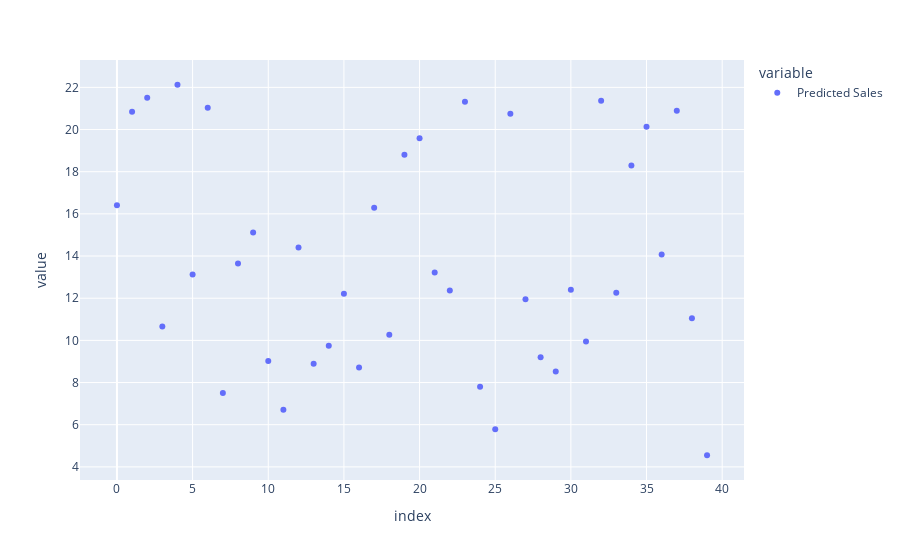

The code cell stored with this chart in its notebook:
### Markdown cell above
#09 -> Import Plotly library to visulization of data (variable == Predicated scale)

### Code cell
import plotly.express as px
px.scatter(data,color_continuous_scale="rgb")

### Figure 1 — Plotly figure (JSON) as saved in the notebook; plotly's stock layout.template omitted (floating-point values rounded to 4 significant figures)
{"data": [{"hovertemplate": "variable=Predicted Sales<br>index=%{x}<br>value=%{y}<extra></extra>", "legendgroup": "Predicted Sales", "marker": {"color": "#636efa", "symbol": "circle"}, "mode": "markers", "name": "Predicted Sales", "orientation": "v", "showlegend": true, "type": "scatter", "x": [0, 1, 2, 3, 4, 5, 6, 7, 8, 9, 10, 11, 12, 13, 14, 15, 16, 17, 18, 19, 20, 21, 22, 23, 24, 25, 26, 27, 28, 29, 30, 31, 32, 33, 34, 35, 36, 37, 38, 39], "xaxis": "x", "y": [16.41, 20.84, 21.51, 10.65, 22.12, 13.12, 21.04, 7.504, 13.65, 15.12, 9.021, 6.707, 14.4, 8.886, 9.744, 12.22, 8.714, 16.29, 10.27, 18.8, 19.59, 13.22, 12.36, 21.31, 7.797, 5.782, 20.75, 11.95, 9.199, 8.522, 12.4, 9.949, 21.37, 12.25, 18.3, 20.13, 14.07, 20.89, 11.05, 4.552], "yaxis": "y"}], "layout": {"legend": {"title": {"text": "variable"}, "tracegroupgap": 0}, "margin": {"t": 60}, "xaxis": {"anchor": "y", "domain": [0, 1], "title": {"text": "index"}}, "yaxis": {"anchor": "x", "domain": [0, 1], "title": {"text": "value"}}}}
